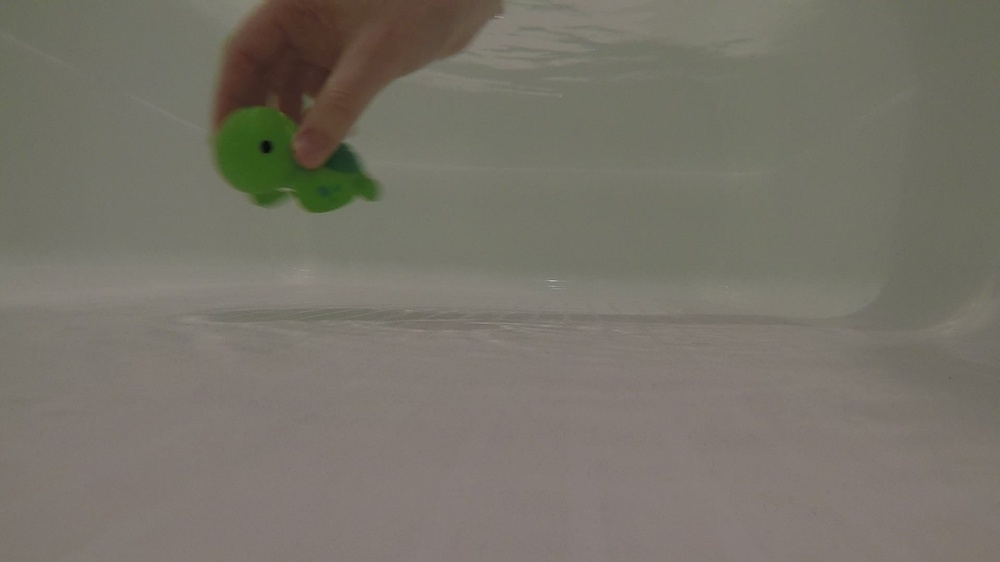
#> input picture navigation_block/12/baby_turtle.jpg, 1000 x 562 px, shrunk from 1920 x 1080 before the run
$ python noise.py   (older library calls are emulated)
#> lines starting #> are read from the running program, lines starting #| are printed output that depends on the picture
# To add a new cell, type '# %%'
# To add a new markdown cell, type '# %% [markdown]'
# %%
import numpy as np
import matplotlib.pyplot as plt
from matplotlib.animation import FuncAnimation
import matplotlib.cm as cm
import cv2

# %% [markdown]
# Demonstrates the Turtles with a single image

# %%
turtle = cv2.imread("baby_turtle.jpg")
#> turtle is the input picture: shape (562, 1000, 3); mean B, G, R 104.9, 115.2, 119.1
turtle_hsv = cv2.cvtColor(turtle, cv2.COLOR_RGB2HSV)
#> turtle_hsv: shape (562, 1000, 3); mean H, S, V 97.7, 34, 119.9
hfilt = cv2.boxFilter(turtle_hsv[:,:,1], cv2.CV_32F, (40,40))
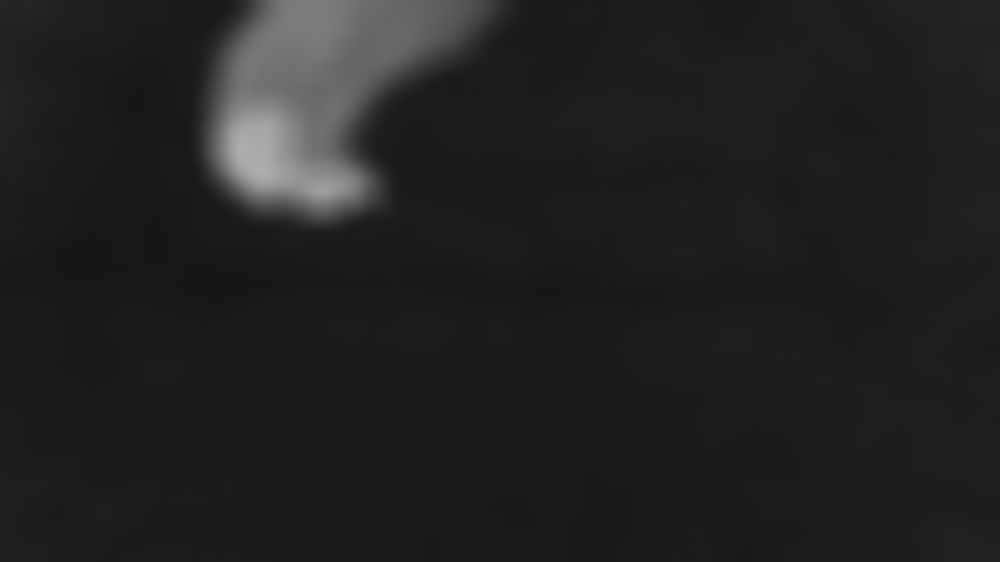
#> hfilt: shape (562, 1000) float32; min 21.74, max 173.7, mean 34
fig, ax = plt.subplots(1,3, figsize = (25,15))
ax[0].imshow(turtle)
ax[0].set_title("Original Image")
ax[1].imshow(turtle_hsv[:,:,1], cmap="hsv")
ax[1].set_title("Saturation channel")
fig.colorbar(cm.ScalarMappable(cmap="hsv"), ax=ax[1])
ax[2].imshow(hfilt, cmap="hsv")
ax[2].set_title("Saturation with filter")
fig.colorbar(cm.ScalarMappable(cmap="hsv"),ax=ax[2])
plt.show()
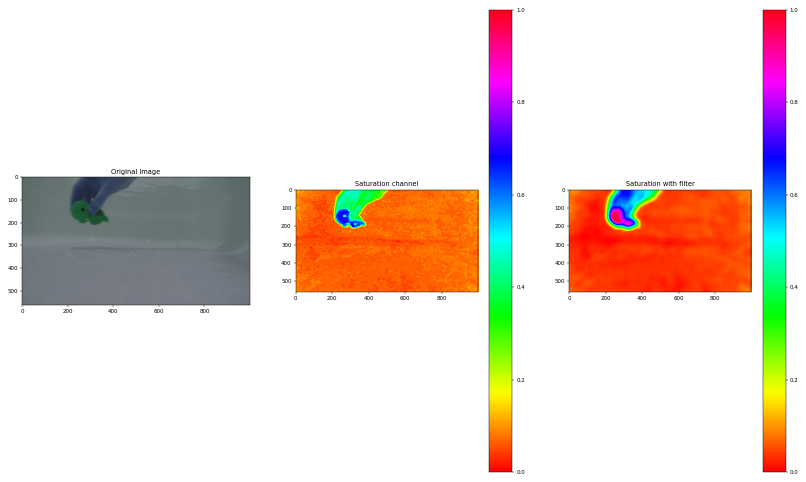
#> figure drawn by matplotlib, 5 panels; B, G, R data is drawn as R, G, B


# %%
fig, ax = plt.subplots()
def animate(i):
    hfilt = cv2.boxFilter(turtle_hsv[:,:,1], cv2.CV_32F, (i+1,i+1))
    ax.clear()
    ax.set_title("Smoothing filter with size: " + str(i+1))
    ax.imshow(hfilt,cmap="hsv")
    ax.set_xlim([0, turtle_hsv.shape[1]])
    ax.set_ylim([0, turtle_hsv.shape[0]])

ani = FuncAnimation(fig, animate, frames=100, interval=200)
plt.show()


# %%
x = []
y = []

fig, ax = plt.subplots()
